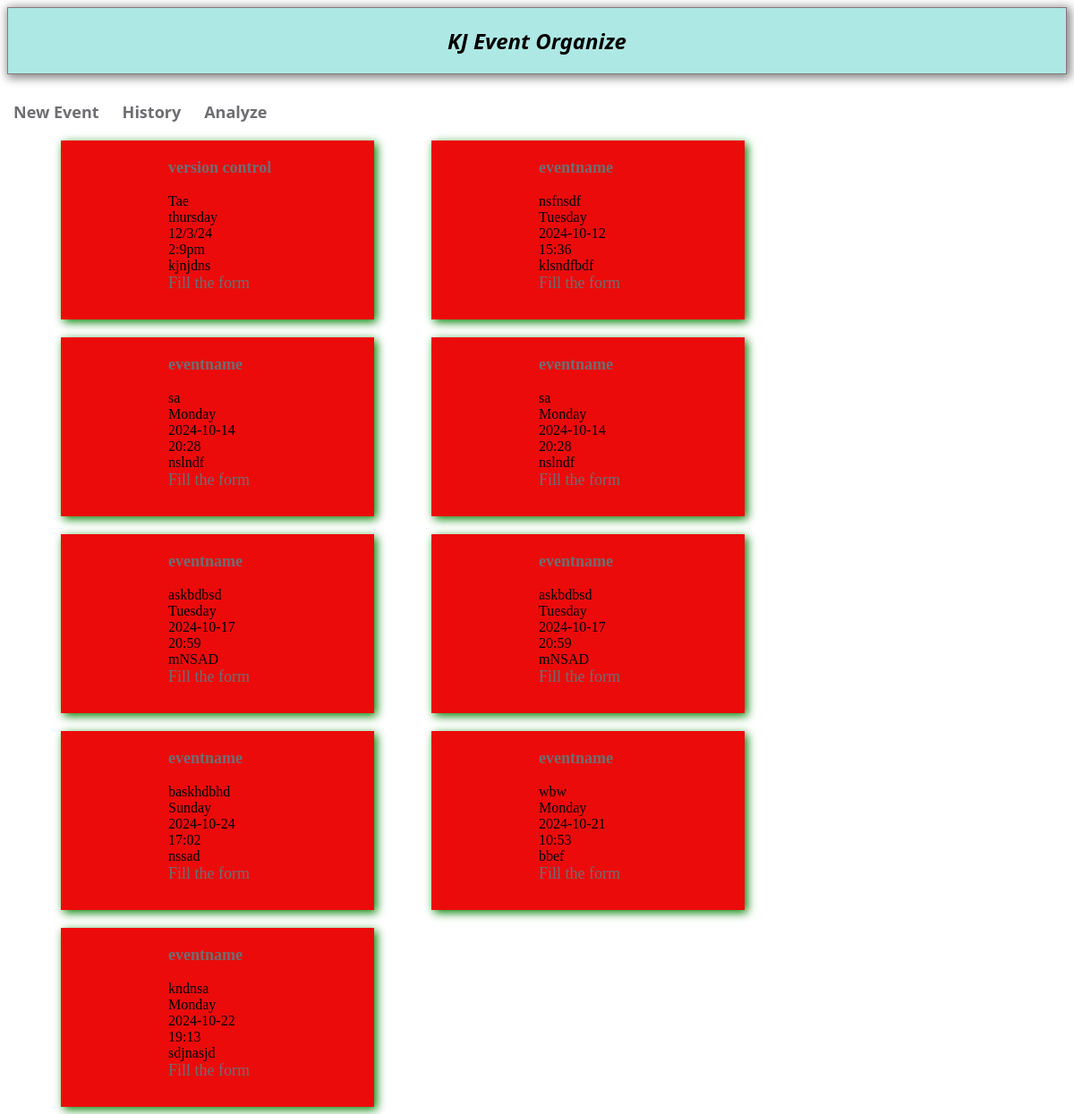
Page / (signed in) on the committed database.
### app/models.py (models this page shows)
class EventInformation(models.Model):
    eventname = models.CharField(max_length=122)
    eventorganizer = models.CharField(max_length=122)
    eventday = models.CharField(max_length=122)
    eventdate = models.CharField(max_length=122)
    eventtime = models.CharField(max_length=122)
    eventabout = models.TextField(max_length=1000)
    eventfile = models.FileField(upload_to='files/')
    fileurl=models.CharField(max_length=122)
    user = models.ForeignKey(CustomUser, on_delete=models.CASCADE, null=True)

### app/views.py (the view)
# urls.py: path("",views.home,name=""),
def home(request):
    if request.user.is_authenticated:
        allevents=EventInformation.objects.all()
        allformdata=FormData.objects.all()
        print(allevents)
        return render(request, "home.html",{'event':allevents,'zip_event_form':zip(allevents,allformdata)})
    else:
        return redirect("/auth")

### templates/home.html (shortened to what this page needs)
<!DOCTYPE html>
<html lang="en">
<head>
</head>
<body>
    <div class="header">
        KJ Event Organize
    </div>
    <div class="options">
        <a href="/event_info">New Event</a>
    </div>
    <div class="options">
        <a href="">History</a>
    </div>
    <div class="options">
        <a href="">Analyze</a>
    </div>
    <div class="contents">
        {% for index1, index2 in zip_event_form %}
        <div class="cards">
            <div class="content">
                <h3 ><a href="form/{{index1.pk}}">{{index1.eventname}}</a></h3>
                {{index1.eventorganizer}} <br>
                {{index1.eventday}} <br>
                {{index1.eventdate}} <br>
                {{index1.eventtime}} <br>
                {{index1.eventabout}} <br>
                <a href="event/{{index2.data}}">Fill the form</a>
            </div>
        </div>{% endfor %}
    </div>
</body>
</html>

### templates/home.html (style rules this page uses)
.header { background-color: rgb(174, 232, 228); font-weight: bolder; font-size: larger; border: 1px solid rgb(133, 120, 120); padding-top: 20px; padding-bottom: 20px; text-align: center; font-family: system-ui, -apple-system, BlinkMacSystemFont, 'Segoe UI', Roboto, Oxygen, Ubuntu, Cantarell, 'Open Sans', 'Helvetica Neue', sans-serif; font-style: italic; font-weight: 800; font-size: x-large; box-shadow: 2px 2px 10px 2px gray; }
.options { font-family: system-ui, -apple-system, BlinkMacSystemFont, 'Segoe UI', Roboto, Oxygen, Ubuntu, Cantarell, 'Open Sans', 'Helvetica Neue', sans-serif; margin-top: 30px; margin-left: 7px; margin-right: 15px; background-color: white; display: inline-block; font-weight: bold; }
a { text-decoration: none; font-size: large; color: rgb(110, 110, 114); }
.cards { display: inline-block; margin-top: 20px; margin-left: 60px; width: 350px; height: 200px; background-color:rgb(236, 11, 11); box-shadow: 3px 3px 10px green; }
.content { margin-left: 120px; }

### rows in the picture
EventInformation: eventname "version control", eventorganizer "Tae", eventday "thursday", eventdate "12/3/24", eventtime "2:9pm", eventabout "kjnjdns"
EventInformation: eventname "eventname", eventorganizer "nsfnsdf", eventday "Tuesday", eventdate "2024-10-12", eventtime "15:36", eventabout "klsndfbdf"
EventInformation: eventname "eventname", eventorganizer "sa", eventday "Monday", eventdate "2024-10-14", eventtime "20:28", eventabout "nslndf"
EventInformation: eventname "eventname", eventorganizer "sa", eventday "Monday", eventdate "2024-10-14", eventtime "20:28", eventabout "nslndf"
EventInformation: eventname "eventname", eventorganizer "askbdbsd", eventday "Tuesday", eventdate "2024-10-17", eventtime "20:59", eventabout "mNSAD"
EventInformation: eventname "eventname", eventorganizer "askbdbsd", eventday "Tuesday", eventdate "2024-10-17", eventtime "20:59", eventabout "mNSAD"
EventInformation: eventname "eventname", eventorganizer "baskhdbhd", eventday "Sunday", eventdate "2024-10-24", eventtime "17:02", eventabout "nssad"
EventInformation: eventname "eventname", eventorganizer "wbw", eventday "Monday", eventdate "2024-10-21", eventtime "10:53", eventabout "bbef"
EventInformation: eventname "eventname", eventorganizer "kndnsa", eventday "Monday", eventdate "2024-10-22", eventtime "19:13", eventabout "sdjnasjd"
